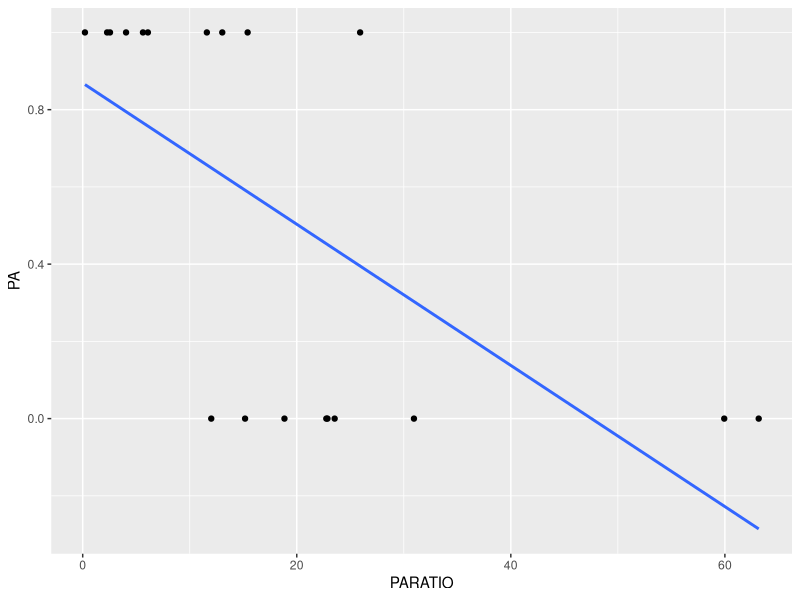
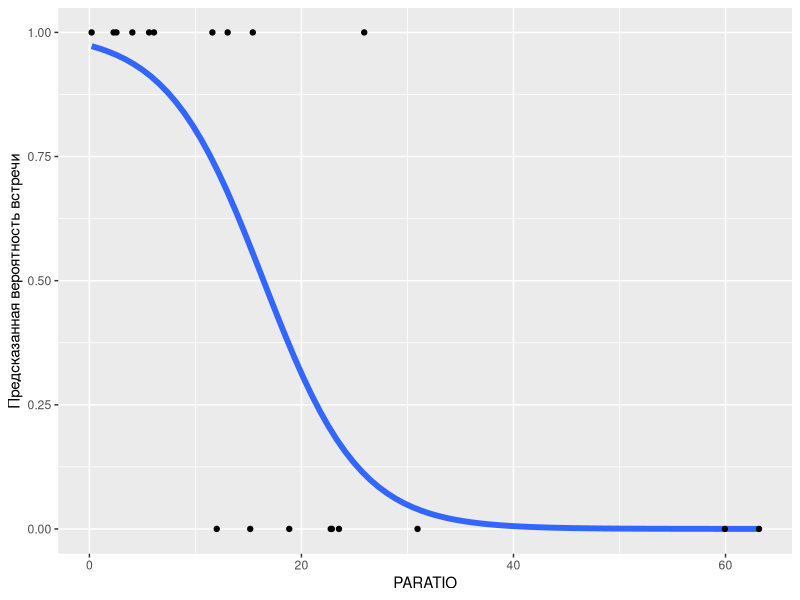
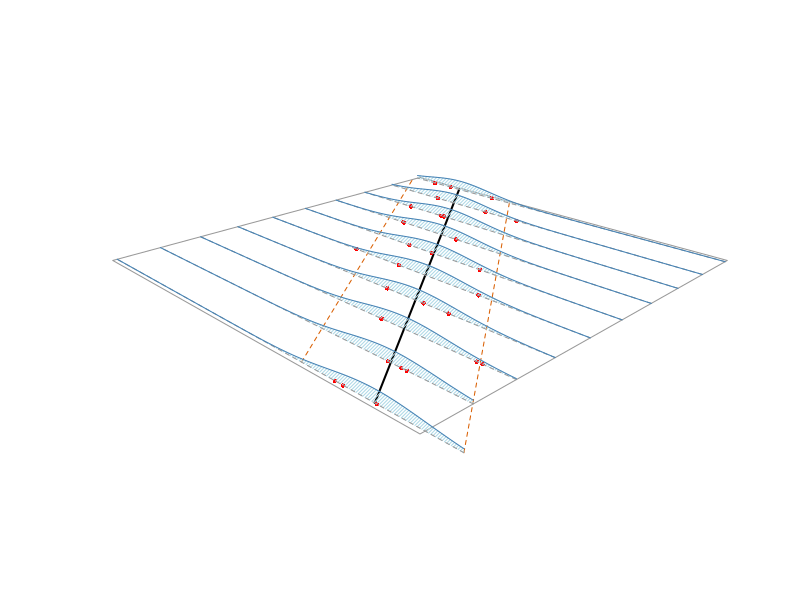
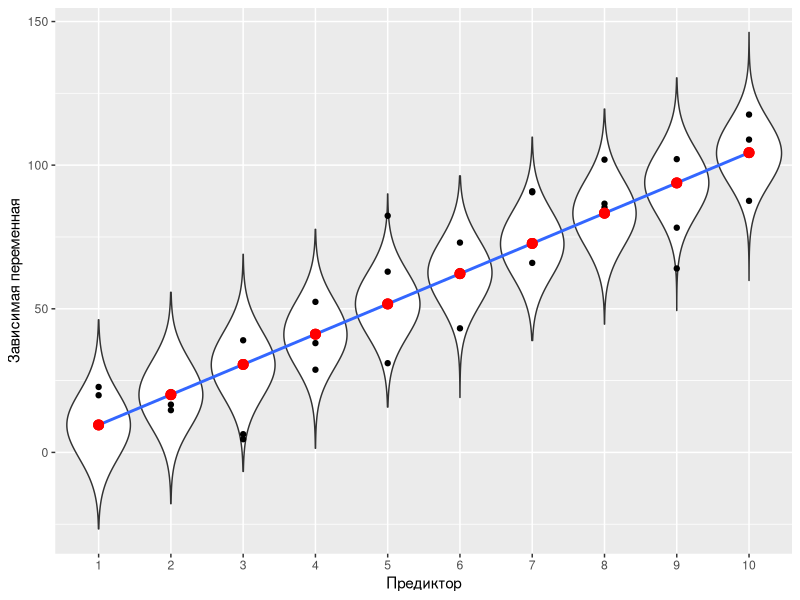
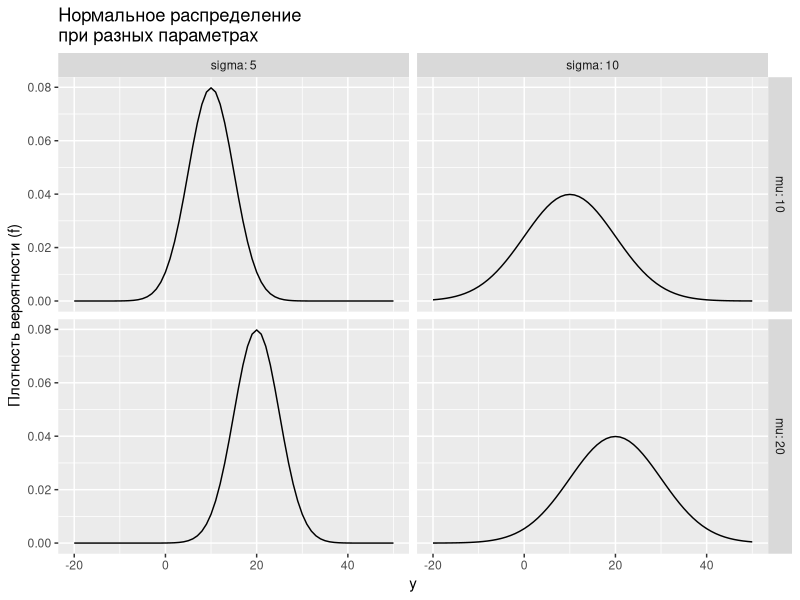
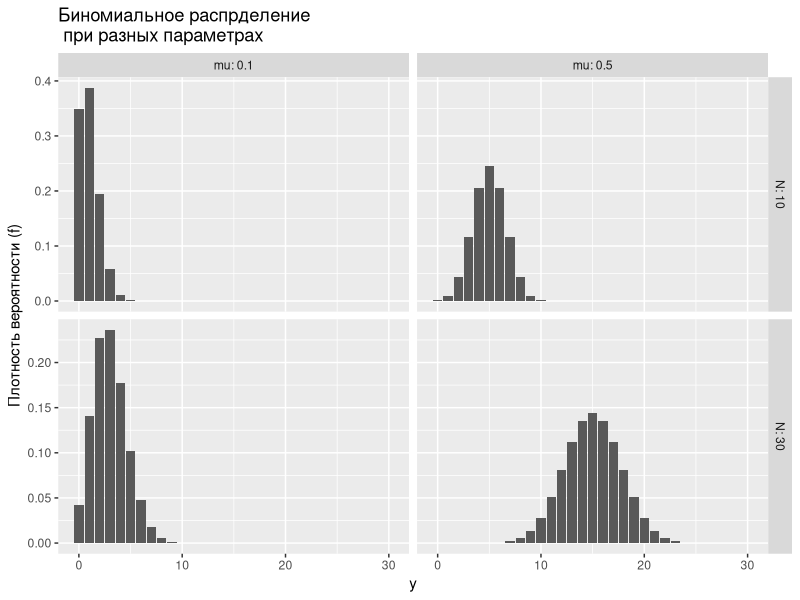
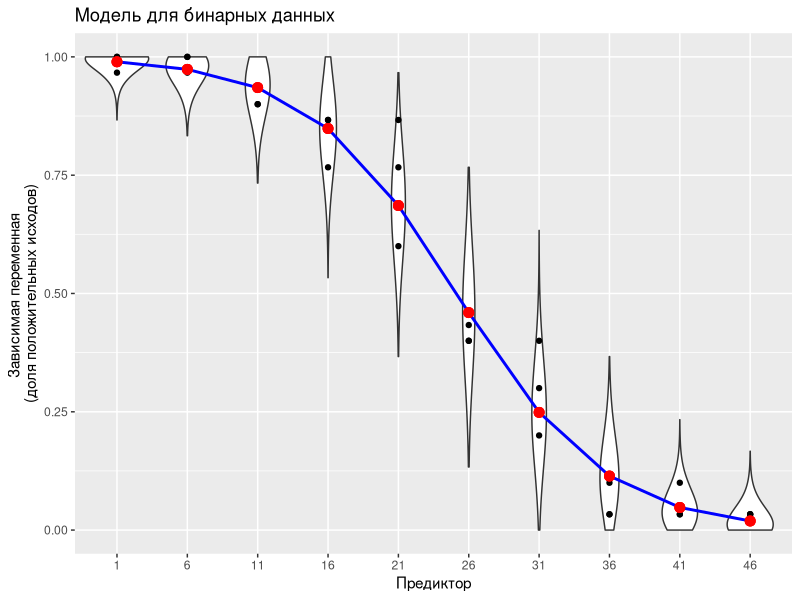
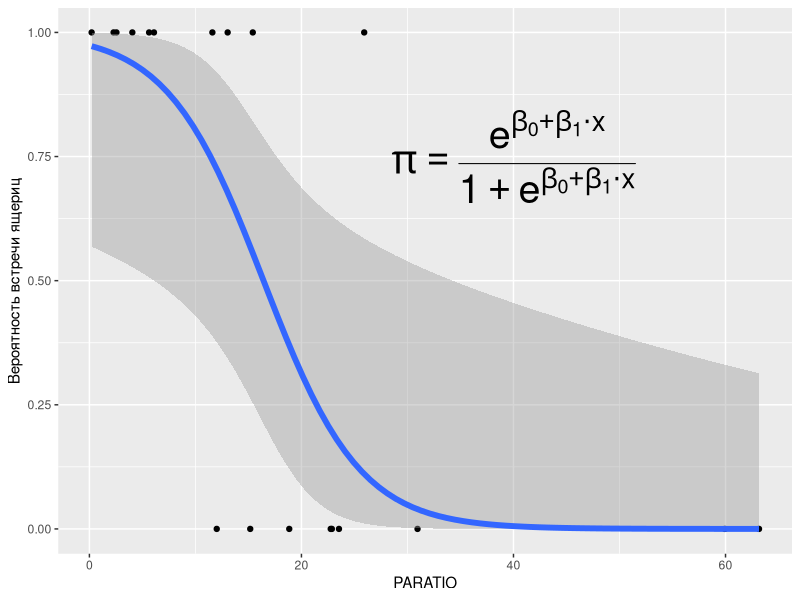

These charts were generated, in order, by the following R code: (Note: this script raises an error after producing the figures.)
## ---- chunk 1
# output options
options(width = 70, scipen = 6, digits = 3)
library(knitr)
# chunk default options
opts_chunk$set(fig.align='center', tidy = FALSE, fig.width = 7, fig.height = 3, warning = FALSE, cache = FALSE)
## ---- chunk 2
liz <- read.csv("data/polis.csv")
head(liz)
## ---- chunk 3
library(ggplot2)

ggplot(liz, aes(x=PARATIO, y=PA)) + geom_point() + geom_smooth(method="lm", se=FALSE)
## ---- chunk 4
fit <- lm(PA ~ PARATIO, data = liz)
summary(fit)
## ---- chunk 5

ggplot(liz, aes(x=PARATIO, y=PA)) + geom_smooth(method="glm", method.args = list(family="binomial"), se=FALSE, size = 2) + ylab("Предсказанная вероятность встречи") + geom_point()
## ---- chunk 6
## Based on code by Arthur Charpentier:
## http://freakonometrics.hypotheses.org/9593
## TODO: wrap it into a function and adapt it for use with other distributions
## as Markus Gesmann has done here
## http://www.magesblog.com/2015/08/visualising-theoretical-distributions.html

n <- 2


xy <- data.frame(X = rep(1:10, 3))

xy$Y <- 10*xy$X + rnorm(30, 0, 15)

xy$predicted <- predict(lm(Y ~ X, data = xy))


# X <- sqrt(brain$MRINACount) 
# Y <- sqrt(brain$PIQ)

X <- xy$X
Y <- (xy$Y)


df <- data.frame(X , Y)

# regression
reggig <- glm(Y ~ X, data = df, family = gaussian(link = "identity"))

# empty plot
vX <- seq(min(X) - 0.1, max(X) + 0.1, length = n)
vY <- seq(min(Y) - 10, max(Y) + 10, length = n)
mat <- persp(x = vX, y = vY, z = matrix(0, n, n), 
             zlim = c(0, 0.1),
             theta =  - 45, phi = 20, expand = 0.1,
             ticktype  = "detailed",  box = FALSE, border = "gray60")

x <- seq(min(X), max(X), length = 501)

# expected values
C <- trans3d(x, predict(reggig, newdata = data.frame(X = x), type = "response"), rep(0, length(x)), mat)
lines(C, lwd = 2)

sdgig <- sqrt(summary(reggig)$dispersion)

# 1SD
y1 <- qnorm(.95, predict(reggig, newdata = data.frame(X = x), type = "response"),  sdgig)
C <- trans3d(x, y1, rep(0, length(x)), mat)
lines(C, lty = 2, col = "#d95f02")
y2 <- qnorm(.05, predict(reggig, newdata = data.frame(X = x), type = "response"),  sdgig)
C <- trans3d(x, y2, rep(0, length(x)), mat)
lines(C, lty = 2, col = "#d95f02")

# C <- trans3d(c(x, rev(x)), c(y1, rev(y2)), rep(0, 2 * length(x)), mat)
# polygon(C, border = NA, col = "yellow")

# data points
C <- trans3d(X, Y, rep(0, length(X)), mat)
points(C,  pch = 16, col = "red", cex = 0.6)

# density curves
n <- 10
vX <- seq(min(X), max(X), length = n)

mgig <- predict(reggig, newdata = data.frame(X = vX))

sdgig <- sqrt(summary(reggig)$dispersion)

for(j in n:1){
  stp <- 251
  x <- rep(vX[j], stp)
  y <- seq(min(min(Y) - 10, 
               qnorm(.05, 
                     predict(reggig, 
                             newdata = data.frame(X = vX[j]), 
                             type = "response"),  
                     sdgig)), 
           max(Y) + 10, 
           length = stp)
  z0 <- rep(0, stp)
  z <- dnorm(y,  mgig[j],  sdgig)
  C <- trans3d(c(x, x), c(y, rev(y)), c(z, z0), mat)
  polygon(C, border = NA, col = "light blue", density = 40)
  C <- trans3d(x, y, z0, mat)
  lines(C, lty = 2, col = "grey60")
  C <- trans3d(x, y, z, mat)
  lines(C, col = "steelblue")
}

## ---- chunk 7

# xy <- data.frame(X = rep(1:10, 3))
# xy$Y <- 10*xy$X + rnorm(30, 0, 10)
# xy$predicted <- predict(lm(Y ~ X, data = xy))
# 

rand_df <- matrix(rep(NA,100000), ncol = 10)
for(i in 1:10) rand_df[,i] <- rnorm(10000, xy$predicted[i], 10)

rand_df <- data.frame(X = rep(xy$X, each = 10000), Y = as.vector(rand_df))



ggplot(xy, aes(x = X, y = Y)) + geom_violin(data = rand_df, aes(x = factor(X)), adjust = 5 ) + geom_point() + geom_smooth(method = "lm", se = F) + geom_point(data = xy, aes(x = X, y = predicted), color = "red", size = 3) + labs(x = "Предиктор", y = "Зависимая переменная") 
## ---- chunk 8
library(ggplot2)
mu1 <- 10
mu2 <- 20
sigma1 <- 5
sigma2 <- 10
y <- -20:50
pi <- data.frame(y = rep(y, 4), pi = c(dnorm(y, mu1, sigma1), dnorm(y, mu1, sigma2), dnorm(y, mu2, sigma1), dnorm(y, mu2, sigma2)), mu = rep(c(mu1, mu2), each = 2*length(y)), sigma = rep(c(sigma1, sigma2, sigma1, sigma2), each = length(y)) )

ggplot(pi, aes(x = y, y = pi)) + geom_line(stat = "identity") + facet_grid(mu~sigma, labeller = label_both, scales = "free_y") + ggtitle("Нормальное распределение \nпри разных параметрах") + ylab("Плотность вероятности (f)")

## ---- chunk 9
mu1 <- 0.1
mu2 <- 0.5
N1 <- 10
N2 <- 30

y <-seq(0, 30, 1)

pi <- data.frame(y = rep(y, 4), pi = c(dbinom(y, size = N1, prob = mu1), dbinom(y,  size = N2, prob = mu1), dbinom(y,  size = N1, prob = mu2), dbinom(y,  size = N2, prob = mu2)),  mu = rep(c(mu1, mu2), each = 2*length(y)), N = rep(c(N1, N2, N1, N2), each = length(y)))

ggplot(pi, aes(x = y, y = pi)) + geom_bar(stat = "identity") + facet_grid(N~mu,  scales = "free_y", labeller = label_both) + ggtitle("Биномиальное распрделение \n при разных параметрах") + ylab("Плотность вероятности (f)")

## ---- chunk 10

xy <- data.frame(X = rep(seq(1,50, 5), 3))
p <- -0.2*xy$X + 5
p <- exp(p) / (1 + exp(p))

Size = length(xy$X)

xy$Y <- rbinom(30, Size, p)/Size

Mod <- glm(Y ~ X, data = xy, family = "binomial")



xy$predicted <- predict(Mod, type = "response")


rand_df <- matrix(rep(NA,100000), ncol = 10)



for(i in 1:10) rand_df[,i] <- rbinom(10000, Size, xy$predicted[i]) / Size

rand_df <- data.frame(X = rep(xy$X, each = 10000), Y = as.vector(rand_df))

pred_df <- data.frame(X = unique(xy$X))
pred_df$predicted <- predict(Mod, type = "response", newdata = pred_df)

    ggplot(data = xy, aes(x = factor(X), y = Y)) + geom_violin(data = rand_df, aes(x = factor(X)), adjust = 10) + geom_point(data = xy, aes(x = factor(X), y = Y)) + geom_path(data = pred_df, aes(x = factor(X), y = predicted, group = 1), color = "blue", size = 1) + geom_point(data = xy, aes(x = factor(X), y = predicted), color = "red", size = 3) + labs(x = "Предиктор", y = "Зависимая переменная \n(доля положительных исходов)") + ggtitle("Модель для бинарных данных") 

## ---- chunk 11
liz_model <- glm(PA ~ PARATIO , family="binomial", data = liz)
summary(liz_model)
## ---- chunk 12
summary(liz_model)
## ---- chunk 13
(Dev_resid <- -2*as.numeric(logLik(liz_model))) #Остаточная девианса

(Dev_nul <- -2*as.numeric(logLik(update(liz_model, ~-PARATIO)))) #Нулевая девианса
## ---- chunk 14
(G2 <- Dev_nul - Dev_resid)
## ---- chunk 15
#Остаточная девианса
Dev_resid <- -2*as.numeric(logLik(liz_model)) 

#Нулевая девианса
Dev_nul <- -2*as.numeric(logLik(update(liz_model, ~-PARATIO)))

# Значение критерия 
(G2 <- Dev_nul - Dev_resid)

(p_value <- 1 - pchisq(G2, df = 1))

## ---- chunk 16
library(car)
Anova(liz_model)


## ---- chunk 17
coef(liz_model)
## ---- chunk 18
exp(coef(liz_model)[2])
## ---- chunk 19
ggplot(liz, aes(x=PARATIO, y=PA)) + geom_point() + geom_smooth(method="glm", method.args = list(family="binomial"), se=TRUE, size = 2) + ylab("Вероятность встречи ящериц") + annotate("text", x=40, y=0.75, parse=TRUE, label = "pi == frac(e ^ {beta[0]+beta[1] %.% x}, 1 + e ^ {beta[0]+beta[1] %.% x})", size = 10)
## ---- chunk 20
confint(liz_model) # для логитов
exp(confint(liz_model)) # для отношения шансов 

## ---- chunk 21
MyData <- data.frame(PARATIO = 
        seq(min(liz$PARATIO), max(liz$PARATIO)))

MyData$Predicted <- predict(liz_model, 
                            newdata = MyData, 
                            type = "response")

ggplot(MyData, aes(x = PARATIO, y = Predicted)) + 
  geom_line(size=2, color = "blue") + 
  xlab("Отношение периметра к площади") + 
  ylab ("Вероятность") + 
  ggtitle("Вероятность встречи ящериц")

## ---- chunk 22
# Создаем искуственный набор данных
MyData <- data.frame(PARATIO = seq(min(liz$PARATIO), max(liz$PARATIO)))

# Формируем модельную матрицу для искуственно созданных данных
X <- model.matrix( ~ PARATIO, data = MyData)

## ---- chunk 23
# Вычисляем параметры подобранной модели и ее матрицу ковариаций
betas    <- coef(liz_model) # Векор коэффицентов
Covbetas <- vcov(liz_model) # Ковариационная матрица

# Вычисляем предсказанные значения, перемножая модельную матрицу на вектор 
# коэффициентов
MyData$eta <- X %*% betas
## ---- chunk 24
# Переводим предсказанные значения из логитов в вероятности
MyData$Pi  <- exp(MyData$eta) / (1 + exp(MyData$eta))

## ---- chunk 25
# Вычисляем стандартные отшибки путем перемножения матриц
  MyData$se <- sqrt(diag(X %*% Covbetas %*% t(X)))

# Вычисляем доверительные интервалы
MyData$CiUp  <- exp(MyData$eta + 1.96 *MyData$se) / 
  (1 + exp(MyData$eta  + 1.96 *MyData$se))

MyData$CiLow  <- exp(MyData$eta - 1.96 *MyData$se) / 
  (1 + exp(MyData$eta  - 1.96 *MyData$se))


## ---- chunk 26
ggplot(MyData, aes(x = PARATIO, y = Pi)) + 
  geom_line(aes(x = PARATIO, y = CiUp), 
            linetype = 2, size = 1) + 
  geom_line(aes(x = PARATIO, y = CiLow), 
            linetype = 2, size = 1) + 
  geom_line(color = "blue", size=2) + 
  ylab("Вероятность встречи")
## ---- chunk 27
E <- resid(liz_model, type = "pearson") #Пирсоновские остатки
p <- length(coef(liz_model)) #число параметров в модели  
df <-   nrow(model.frame(liz_model)) - p #число степеней свободы
Overdisp <- sum(E^2) / df

Overdisp
## ---- chunk 28

library(ggplot2)
liz_mod_diagn <- fortify(liz_model)
ggplot(liz_mod_diagn, aes(x = .fitted, y = .stdresid)) + geom_point()
## ---- chunk 29
library(dplyr)
liz_mod_diagn$group <- ntile(liz_mod_diagn$.fitted, 8)

resi_and_fit <- liz_mod_diagn %>%  group_by(group) %>%  summarise(mean_fit = mean(.fitted), mean_res = mean(.stdresid))

qplot(resi_and_fit$mean_fit, resi_and_fit$mean_res ) + geom_smooth(method = "lm")


## ---- chunk 30
surviv <- read.table("data/ICU.csv", header=TRUE, sep=";")
head(surviv)
## ---- chunk 31
surviv$PO2 <- factor(surviv$PO2)
surviv$PH <- factor(surviv$PH)
surviv$PCO <- factor(surviv$PCO)
surviv$BIC <- factor(surviv$BIC)
surviv$CRE <- factor(surviv$CRE)
surviv$LOC <- factor(surviv$LOC)
## ---- chunk 32
M1 <- glm(STA ~ ., family = "binomial", data = surviv)
summary(M1)
## ---- chunk 33
Anova(M1)

## ---- chunk 34
drop1(M1, test = "Chi")
M2 <- update(M1, .~.-CRE)
## ---- chunk 35
drop1(M2, test = "Chi")
M3 <- update(M2, .~.-CRN)
## ---- chunk 36
drop1(M3, test = "Chi")
M4 <- update(M3, .~.-INF)
## ---- chunk 37
drop1(M4, test = "Chi")
M5 <- update(M4, .~.-BIC)
## ---- chunk 38
drop1(M5, test = "Chi")
M6 <- update(M5, .~.-HRA)
## ---- chunk 39
drop1(M6, test = "Chi")
M7 <- update(M6, .~.-PO2)
## ---- chunk 40
drop1(M7, test = "Chi")
M8 <- update(M7, .~.-SER)
## ---- chunk 41
drop1(M8, test = "Chi")
M9 <- update(M8, .~.-FRA)
## ---- chunk 42
drop1(M9, test = "Chi")
M10 <- update(M9, .~.-RAC)
## ---- chunk 43
drop1(M10, test = "Chi")
M11 <- update(M10, .~.-SEX)
## ---- chunk 44
drop1(M11, test = "Chi")
M12 <- update(M11, .~.-CPR)
## ---- chunk 45
drop1(M12, test = "Chi")
M13 <- update(M12, .~.-PRE)
## ---- chunk 46
drop1(M13, test = "Chi")
M14 <- update(M13, .~.-PH)
## ---- chunk 47
drop1(M14, test = "Chi")
M15 <- update(M14, .~.-PCO)
## ---- chunk 48
drop1(M15, test = "Chi")
## ---- chunk 49
anova(M1, M15, test = "Chi")
## ---- chunk 50
M15_diag <- data.frame(.fitted = predict(M15), 
    .pears_resid = residuals(M15, type = "pearson"))

M15_diag$group <- ntile(M15_diag$.fitted, 10)


resi_and_fit <- M15_diag %>%  group_by(group) %>%  summarise(mean_fit = mean(.fitted), mean_res = mean(.pears_resid))

qplot(resi_and_fit$mean_fit, resi_and_fit$mean_res ) + geom_smooth(method = "lm")

## ---- chunk 51
E <- resid(M15, type = "pearson") #Пирсоновские остатки
p <- length(coef(M15)) #число параметров в модели  
df <-   nrow(model.frame(M15)) - p #число степеней свободы
Overdisp <- sum(E^2) / df

Overdisp
## ---- chunk 52
exp(coef(M15)[3])
## ---- chunk 53
MyData = expand.grid(AGE = seq(min(surviv$AGE), max(surviv$AGE), 1), CAN = levels(surviv$CAN),  SYS = seq(min(surviv$SYS), max(surviv$SYS), 10),  LOC =  levels(surviv$LOC), TYP = "Emergency") 

MyData$Predicted <- predict(M15, newdata = MyData, type = "response")



ggplot(MyData, aes(x=SYS, y = Predicted, color = AGE, group = AGE)) + geom_line() + facet_grid(LOC~ CAN, labeller = label_both) + scale_color_gradient(low = "green",  high = "red") + labs(label = list(x = "Давление в момент реанимации (SYS)", y = "Вероятность гибели", color = "Возраст", title = "Предсказания модели"))


